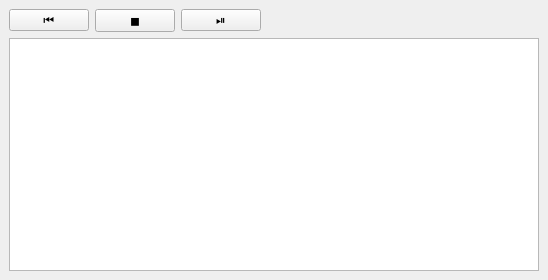
<?xml version="1.0" encoding="UTF-8"?>
<ui version="4.0">
 <class>DemoTimelineDockWidget</class>
 <widget class="QDockWidget" name="DemoTimelineDockWidget">
  <property name="enabled">
   <bool>true</bool>
  </property>
  <property name="geometry">
   <rect>
    <x>0</x>
    <y>0</y>
    <width>548</width>
    <height>280</height>
   </rect>
  </property>
  <property name="sizePolicy">
   <sizepolicy hsizetype="Expanding" vsizetype="Maximum">
    <horstretch>0</horstretch>
    <verstretch>0</verstretch>
   </sizepolicy>
  </property>
  <property name="focusPolicy">
   <enum>Qt::ClickFocus</enum>
  </property>
  <property name="features">
   <set>QDockWidget::DockWidgetFloatable|QDockWidget::DockWidgetMovable</set>
  </property>
  <property name="windowTitle">
   <string>Timeline</string>
  </property>
  <widget class="QWidget" name="dockWidgetContents">
   <layout class="QVBoxLayout" name="verticalLayout">
    <item>
     <layout class="QHBoxLayout" name="horizontalLayout">
      <item>
       <widget class="QPushButton" name="rewindButton">
        <property name="enabled">
         <bool>true</bool>
        </property>
        <property name="text">
         <string>⏮</string>
        </property>
       </widget>
      </item>
      <item>
       <widget class="QPushButton" name="stopButton">
        <property name="enabled">
         <bool>true</bool>
        </property>
        <property name="text">
         <string>◼</string>
        </property>
       </widget>
      </item>
      <item>
       <widget class="QPushButton" name="playPauseButton">
        <property name="enabled">
         <bool>true</bool>
        </property>
        <property name="text">
         <string>⏯</string>
        </property>
       </widget>
      </item>
      <item>
       <spacer name="horizontalSpacer">
        <property name="orientation">
         <enum>Qt::Horizontal</enum>
        </property>
        <property name="sizeHint" stdset="0">
         <size>
          <width>40</width>
          <height>20</height>
         </size>
        </property>
       </spacer>
      </item>
     </layout>
    </item>
    <item>
     <widget class="DemoTimelineWidget" name="timelineView">
      <property name="enabled">
       <bool>true</bool>
      </property>
      <property name="sizePolicy">
       <sizepolicy hsizetype="Expanding" vsizetype="Expanding">
        <horstretch>0</horstretch>
        <verstretch>0</verstretch>
       </sizepolicy>
      </property>
      <property name="verticalScrollBarPolicy">
       <enum>Qt::ScrollBarAsNeeded</enum>
      </property>
      <property name="horizontalScrollBarPolicy">
       <enum>Qt::ScrollBarAsNeeded</enum>
      </property>
     </widget>
    </item>
   </layout>
  </widget>
 </widget>
 <customwidgets>
  <customwidget>
   <class>DemoTimelineWidget</class>
   <extends>QGraphicsView</extends>
   <header>demotimelinewidget.h</header>
  </customwidget>
 </customwidgets>
 <resources/>
 <connections/>
</ui>
